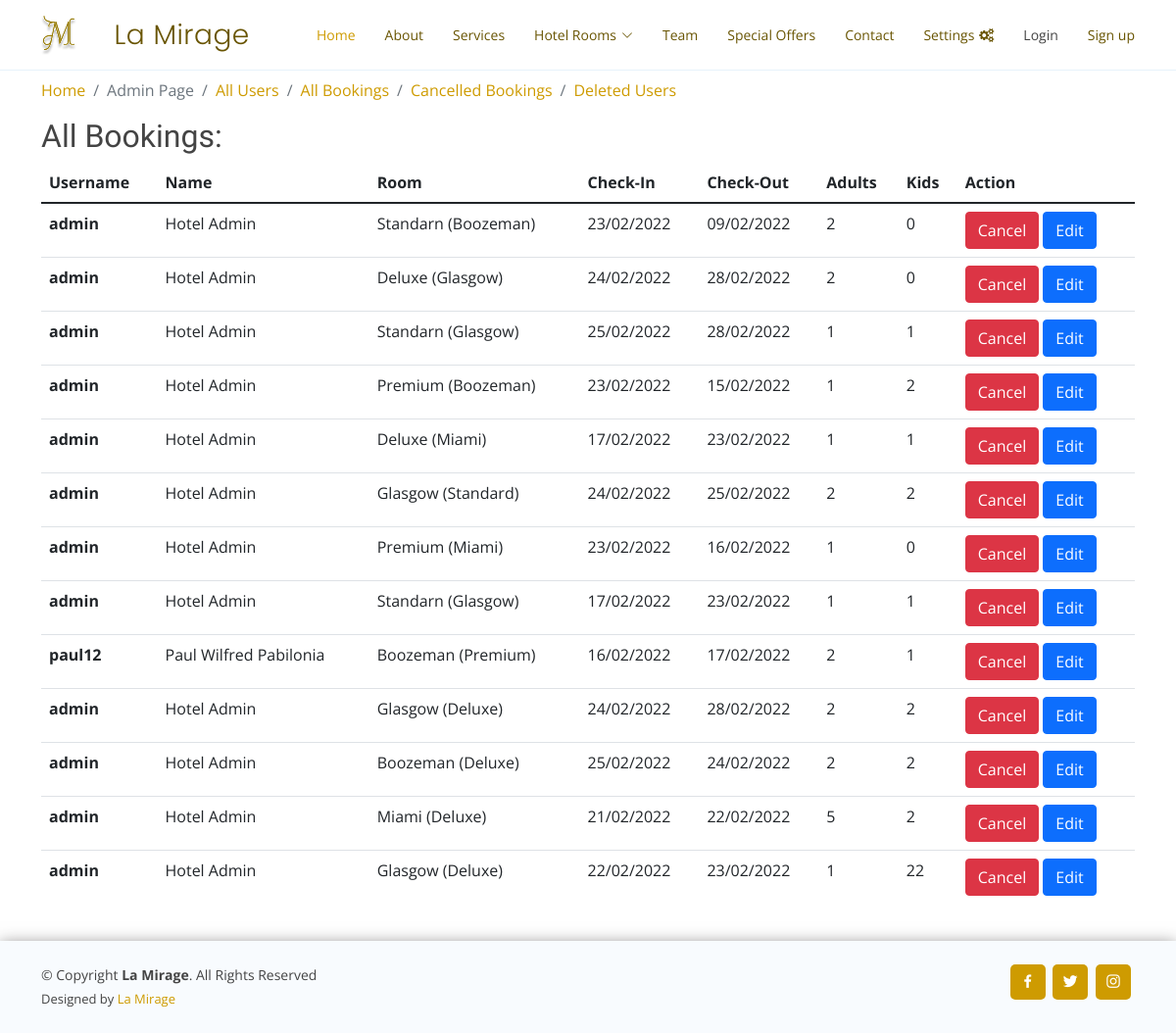
The app's page /all_bookings, older data.
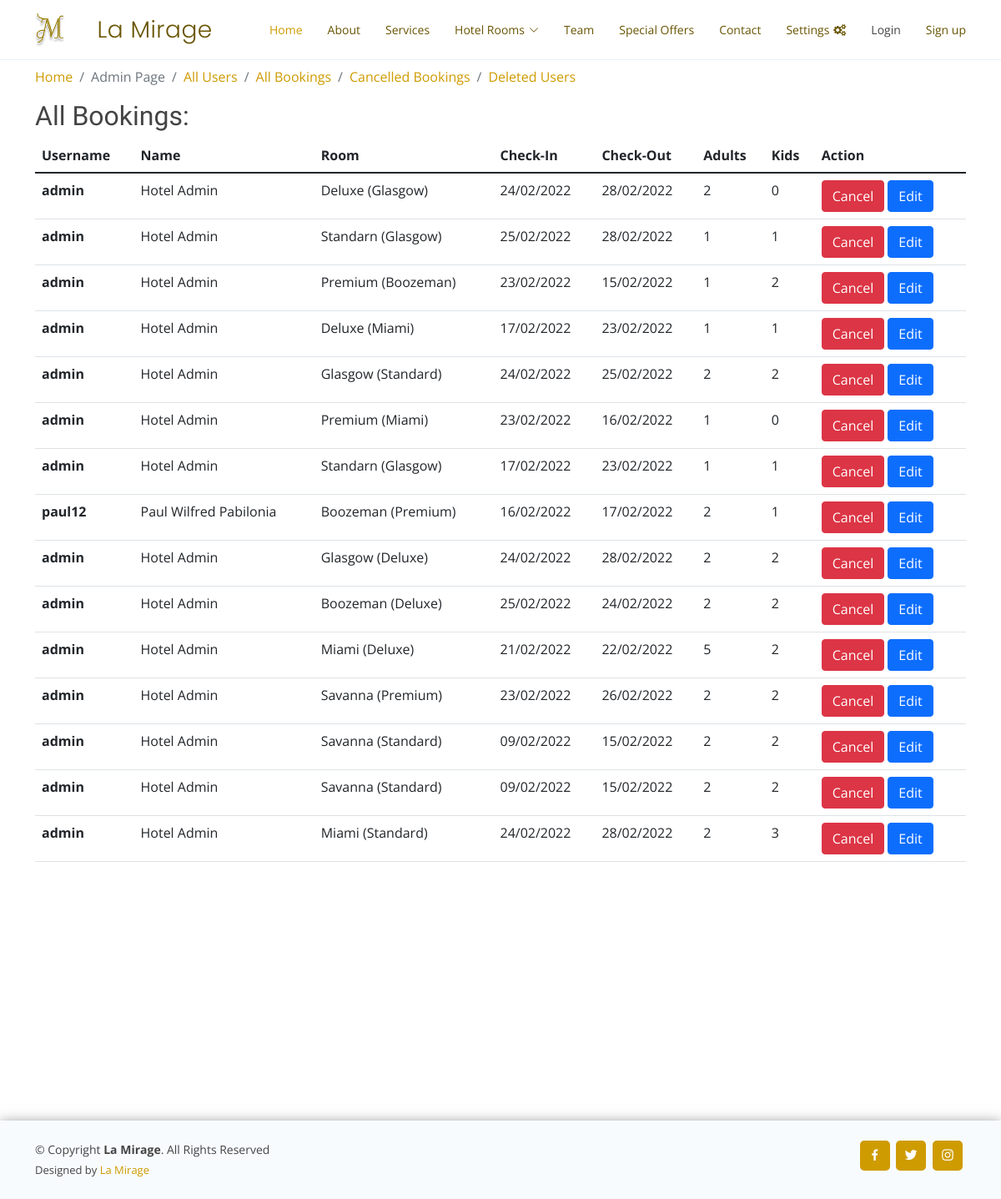
The same page, newer data.
### reservation/models.py (models this page shows, shortened)
class Booking(models.Model):
    client = models.ForeignKey(User, on_delete=models.CASCADE,related_name="booking",default=None)
    user_profile = models.ForeignKey(UserProfile, on_delete=models.CASCADE,related_name="booking_profile",default=None)
    checkIn = models.CharField(max_length=100)
    checkOut = models.CharField(max_length=100)
    numAdults = models.IntegerField(default=0)
    numKids = models.IntegerField(default=0)
    mop = models.CharField(max_length=200)
    room_category = models.CharField(max_length=200,default=None)
    room_type = models.CharField(max_length=200,default=None)
    is_cancelled = models.BooleanField(default=False,blank= True)
    created_at = models.DateTimeField(auto_now_add=True)
    update_at = models.DateTimeField(auto_now=True)

class User(AbstractUser):
    pass

### reservation/views.py (the view)
# urls.py: path("all_bookings", views.all_bookings, name="all_bookings"),
def all_bookings(request):
    bookings = Booking.objects.filter(is_cancelled=False)
    return render(request, "reservation/all_bookings.html",
                  {'bookings': bookings})

### reservation/templates/reservation/all_bookings.html (shortened to what this page needs)
{% extends 'reservation/admin_layout.html' %}
{% load static %}
{% block body %}
<h2>All Bookings:</h2>
<table class="table">
  <thead class="thead-dark">
    <tr>
      <th scope="col">Username</th>
      <th scope="col">Name</th>
      <th scope="col">Room</th>
      <th scope="col">Check-In</th>
      <th scope="col">Check-Out</th>
      <th scope="col">Adults</th>
      <th scope="col">Kids</th>
      <th scope="col">Action</th>
    </tr>
  </thead>
  <tbody>
    {% for book in bookings %}
    <tr>
      <th scope="row">{{ book.client.username }}</th>
      <td>{{book.client.first_name}} {{book.client.last_name}}</td>
      <td>{{ book.room_type }} ({{ book.room_category }})</td>
      <td>{{ book.checkIn }}</td>
      <td>{{ book.checkOut }}</td>
      <td>{{ book.numAdults }}</td>
      <td>{{ book.numKids }}</td>
      <td>
        <a href="{% url 'cancel_booking' book.id %}" class="btn btn-danger">Cancel</a>
        <a href="{% url 'booking_edit' book.id %}" class="btn btn-primary">Edit</a>
      </td>
    </tr>
    {% endfor %}
  </tbody>
</table>
{% endblock %}

Row changes from the older to the newer data that the page shows:
no longer on this page (row edited): Booking: client.username "admin", client.first_name "Hotel", client.last_name "Admin", room_type "Standarn", room_category "Boozeman", checkIn "23/02/2022", checkOut "09/02/2022", numAdults "2", numKids "0"
no longer on this page (row edited): Booking: client.username "admin", client.first_name "Hotel", client.last_name "Admin", room_type "Glasgow", room_category "Deluxe", checkIn "22/02/2022", checkOut "23/02/2022", numAdults "1", numKids "22"
added Booking: client.username "admin", client.first_name "Hotel", client.last_name "Admin", room_type "Savanna", room_category "Premium", checkIn "23/02/2022", checkOut "26/02/2022", numAdults "2", numKids "2"
added Booking: client.username "admin", client.first_name "Hotel", client.last_name "Admin", room_type "Savanna", room_category "Standard", checkIn "09/02/2022", checkOut "15/02/2022", numAdults "2", numKids "2"
added Booking: client.username "admin", client.first_name "Hotel", client.last_name "Admin", room_type "Savanna", room_category "Standard", checkIn "09/02/2022", checkOut "15/02/2022", numAdults "2", numKids "2"
added Booking: client.username "admin", client.first_name "Hotel", client.last_name "Admin", room_type "Miami", room_category "Standard", checkIn "24/02/2022", checkOut "28/02/2022", numAdults "2", numKids "3"
